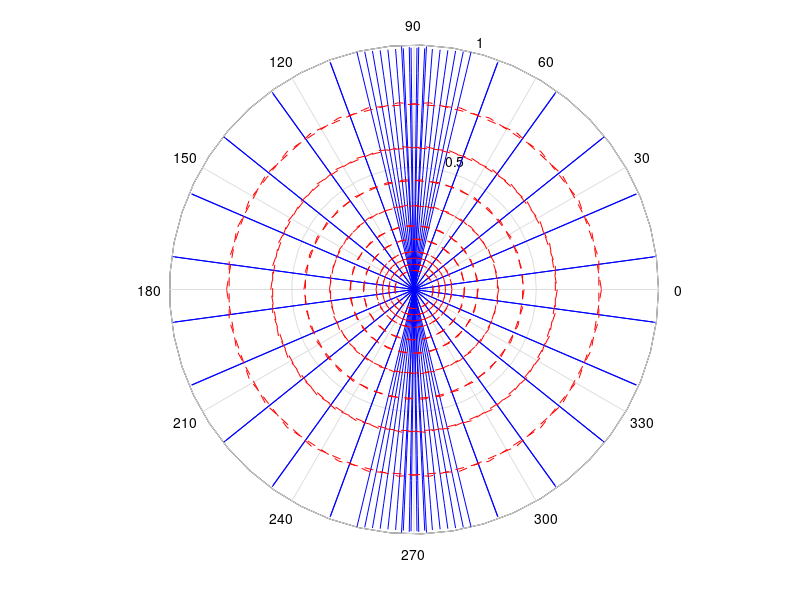

The MATLAB script that drew this image:
clear; clc;
theta = linspace(-pi, pi, 20);
rho = linspace(-1, 1, 20);

[THETA, RHO] = meshgrid(theta, rho);

X = RHO.*cos(THETA);
Y = RHO.*sin(THETA);
m = 1;
psi = m*atan(Y./X)/(2*pi) ;
phi = -m*log(sqrt(X.^2 + Y.^2))/(2*pi) ;


% figure1 = figure; 
h = polar(X, Y);
hold all;
contour(X, Y, psi, 20, '-b', linewidth=2);
contour(X, Y, phi, 20, '--r', linewidth=2);
set(h,'Visible','off')
axis off
axis image
% saveas(figure1,'Source_Sink.png')

